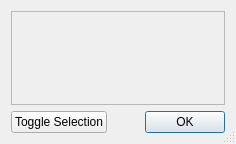
<?xml version="1.0" encoding="UTF-8"?>
<ui version="4.0">
 <class>ChooseGraphs</class>
 <widget class="QDialog" name="ChooseGraphs">
  <property name="geometry">
   <rect>
    <x>0</x>
    <y>0</y>
    <width>236</width>
    <height>144</height>
   </rect>
  </property>
  <property name="sizePolicy">
   <sizepolicy hsizetype="MinimumExpanding" vsizetype="MinimumExpanding">
    <horstretch>0</horstretch>
    <verstretch>0</verstretch>
   </sizepolicy>
  </property>
  <property name="sizeIncrement">
   <size>
    <width>10</width>
    <height>10</height>
   </size>
  </property>
  <property name="windowTitle">
   <string>Choose Graphs</string>
  </property>
  <property name="layoutDirection">
   <enum>Qt::LeftToRight</enum>
  </property>
  <property name="sizeGripEnabled">
   <bool>true</bool>
  </property>
  <property name="modal">
   <bool>false</bool>
  </property>
  <layout class="QGridLayout" name="gridLayout">
   <property name="sizeConstraint">
    <enum>QLayout::SetMinAndMaxSize</enum>
   </property>
   <item row="0" column="0" colspan="3">
    <widget class="QScrollArea" name="scrollArea">
     <property name="enabled">
      <bool>true</bool>
     </property>
     <property name="sizePolicy">
      <sizepolicy hsizetype="MinimumExpanding" vsizetype="MinimumExpanding">
       <horstretch>0</horstretch>
       <verstretch>0</verstretch>
      </sizepolicy>
     </property>
     <property name="sizeIncrement">
      <size>
       <width>10</width>
       <height>10</height>
      </size>
     </property>
     <property name="widgetResizable">
      <bool>true</bool>
     </property>
     <property name="alignment">
      <set>Qt::AlignLeading|Qt::AlignLeft|Qt::AlignTop</set>
     </property>
     <widget class="QWidget" name="toggleButtonArea">
      <property name="geometry">
       <rect>
        <x>0</x>
        <y>0</y>
        <width>216</width>
        <height>97</height>
       </rect>
      </property>
      <property name="sizePolicy">
       <sizepolicy hsizetype="MinimumExpanding" vsizetype="MinimumExpanding">
        <horstretch>10</horstretch>
        <verstretch>10</verstretch>
       </sizepolicy>
      </property>
      <property name="sizeIncrement">
       <size>
        <width>10</width>
        <height>10</height>
       </size>
      </property>
      <layout class="QGridLayout" name="toggleButtonLayout">
       <property name="sizeConstraint">
        <enum>QLayout::SetMinAndMaxSize</enum>
       </property>
      </layout>
     </widget>
    </widget>
   </item>
   <item row="1" column="2">
    <widget class="QDialogButtonBox" name="buttonBox">
     <property name="standardButtons">
      <set>QDialogButtonBox::Ok</set>
     </property>
    </widget>
   </item>
   <item row="1" column="0">
    <widget class="QPushButton" name="toggleButton">
     <property name="text">
      <string>Toggle Selection</string>
     </property>
    </widget>
   </item>
   <item row="1" column="1">
    <spacer name="horizontalSpacer">
     <property name="orientation">
      <enum>Qt::Horizontal</enum>
     </property>
     <property name="sizeHint" stdset="0">
      <size>
       <width>40</width>
       <height>20</height>
      </size>
     </property>
    </spacer>
   </item>
  </layout>
 </widget>
 <resources/>
 <connections>
  <connection>
   <sender>buttonBox</sender>
   <signal>accepted()</signal>
   <receiver>ChooseGraphs</receiver>
   <slot>accept()</slot>
   <hints>
    <hint type="sourcelabel">
     <x>48</x>
     <y>123</y>
    </hint>
    <hint type="destinationlabel">
     <x>48</x>
     <y>71</y>
    </hint>
   </hints>
  </connection>
 </connections>
</ui>
